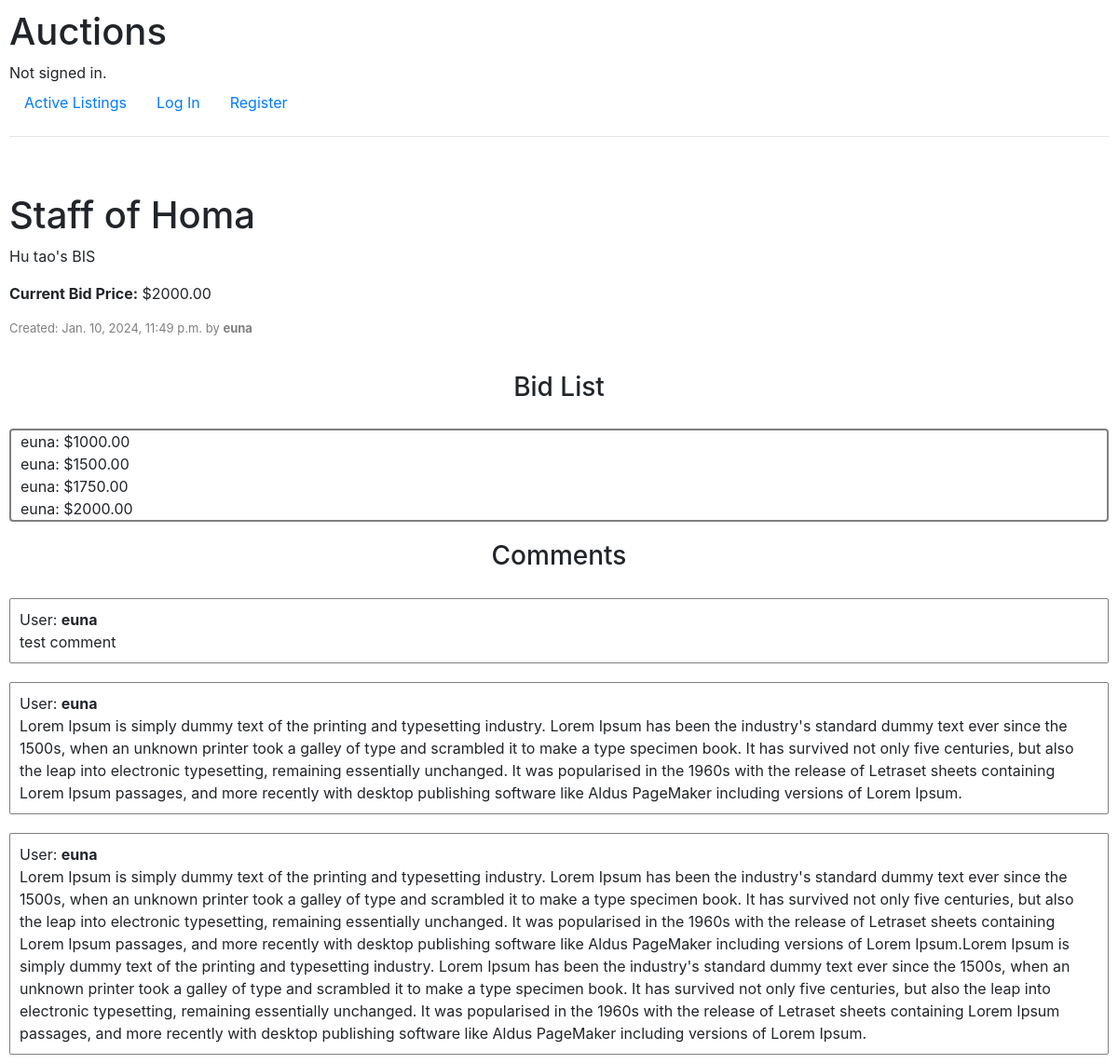
/listing/1, run on the app's committed database.
### auctions/models.py (models this page shows, shortened)
class Auctions(models.Model):
    user = models.ForeignKey(User, on_delete=models.CASCADE)
    title = models.CharField(max_length=64)
    description = models.CharField(max_length=255, blank=True)
    image = models.ImageField(null=True, upload_to='media/')
    bid = models.DecimalField(max_digits=10, decimal_places=2, default=0)
    date_listed = models.DateTimeField(default=timezone.now)
    is_active = models.BooleanField(default=True)

class User(AbstractUser):
    watchlist = models.ManyToManyField('Auctions', related_name="watchlist")
    pass

class Bids(models.Model):
    auction = models.ForeignKey(Auctions, on_delete=models.CASCADE, related_name="bids", default=0)
    bidder = models.ForeignKey(User, on_delete=models.CASCADE, default=0)
    amount = models.DecimalField(max_digits=10, decimal_places=2, default=0)
    timestamp = models.DateTimeField(default=timezone.now)

class Comments(models.Model):
    auction = models.ForeignKey(Auctions, on_delete=models.CASCADE, related_name="comments", default=0)
    comment = models.CharField(max_length=255, default="")
    user = models.ForeignKey(User, on_delete=models.CASCADE, blank=False, null=False, default=0)

### auctions/views.py (the view)
# urls.py: path("listing/<int:item_id>", views.listing_page, name="listing_page"),
def listing_page(request, item_id):
    item = get_object_or_404(Auctions, pk=item_id)
    bids = Bids.objects.filter(auction=item_id)
    comments = Comments.objects.filter(auction=item_id)
    winner = bids.order_by('-timestamp').first()
    return render(request, "auctions/listing_page.html", {
        "item": item,
        "bids": bids,
        "comments": comments,
        "winner": winner
    })

### auctions/templates/auctions/listing_page.html (shortened to what this page needs)
{% extends 'auctions/layout.html' %}
{% block body %}
    <div class="flex">
        <div class="w-100 text-center" style="max-height: 500px;">
        </div>
        <div class="w-100">
            <h1> {{ item.title }} </h1>
            <p class="description"> {{ item.description }} </p>
            <p><strong>Current Bid Price:</strong> ${{ item.bid }} </p>
            <p class="date"> Created: {{ item.date_listed }} by <strong> {{ item.user}} </strong></p>
        </div>
        <h3>Bid List</h3>
        <div class="bid-list rounded">
            <ul style="list-style-type: none; padding: 0;">
                {% for bid in bids %}
                    <li> {{ bid.bidder }}: ${{ bid.amount }} </li>
                {% endfor %}
            </ul>
        </div>
        <h3>Comments</h3>
        {% for comment in comments %}
            <div class="comment-container">
                <div>
                    User: <strong>{{ comment.user }}</strong>
                </div>
                <div>
                    {{ comment.comment }}
                </div>
            </div>
        {% endfor %}
    </div>
{% endblock %}

### auctions/static/auctions/styles.css (style rules this page uses)
body { padding: 10px; }
.flex { display: flex; flex-direction: column; align-items: center; gap: 20px; }
.comment-container { width: 100%; border: 1px solid grey; border-radius: 2px; padding: 10px; }
.date { color: grey; font-size: small; }
.description { font-size: medium; overflow: hidden; }
.bid-list { padding-left: 10px; width: 100%; height: 100px; overflow-y: auto; border: 2px solid grey; }

### data on the page
Auctions: title "Staff of Homa", description "Hu tao's BIS", bid "2000.00", date_listed "Jan. 10, 2024, 11:49 p.m.", user "euna"
Bids: bidder "euna", amount "1000.00"
Bids: bidder "euna", amount "1500.00"
Bids: bidder "euna", amount "1750.00"
Bids: bidder "euna", amount "2000.00"
Comments: user "euna", comment "test comment"
Comments: user "euna", comment "Lorem Ipsum is simply dummy text of the printing and typesetting industry. Lorem Ipsum has been the industry's standard dummy text ever since the 1500s, when an unknown printer took a galley of type and scrambled it to make a type specimen book. It has survived not only five centuries, but also the leap into electronic typesetting, remaining essentially unchanged. It was popularised in the 1960s with the release of Letraset sheets containing Lorem Ipsum passages, and more recently with desktop publishing software like Aldus PageMaker including versions of Lorem Ipsum."
Comments: user "euna", comment "Lorem Ipsum is simply dummy text of the printing and typesetting industry. Lorem Ipsum has been the industry's standard dummy text ever since the 1500s, when an unknown printer took a galley of type and scrambled it to make a type specimen book. It has survived not only five centuries, but also the leap into electronic typesetting, remaining essentially unchanged. It was popularised in the 1960s with the release of Letraset sheets containing Lorem Ipsum passages, and more recently with desktop publishing software like Aldus PageMaker including versions of Lorem Ipsum.Lorem Ipsum is simply dummy text of the printing and typesetting industry. Lorem Ipsum has been the industry's standard dummy…"
